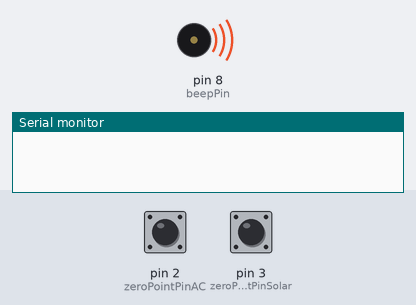
The sketch below on a simulated Arduino Uno, built with avr-gcc and run on an emulated ATmega328P. Parts: buzzer (waves = sounding, pin HIGH), the last lines printed to the serial monitor. The inputs (shaded band) are chosen by the test bench; at power-on: pin 2 (zeroPointPinAC) HIGH, pin 3 (zeroPointPinSolar) HIGH.

Above: at 0.1 s.
At 0.6 s:
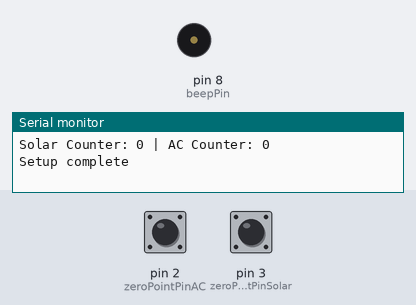
Timing chart, 0 to 2.1 s (numbered marks = the images above):
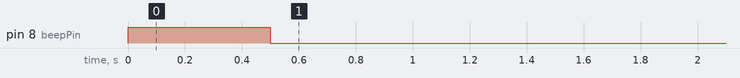

The sketch:

TEST_SPLLONE.ino
```cpp
#include "Arduino.h"

const int pos = 9;  // The PWM output pin for the waveform
const int neg = 11; // Conflict: This pin is used for the beeper in the second code

// Waveform parameters
const float frequency = 50.0;  // Desired frequency in Hz
const float amplitude = 255.0; // Amplitude of the waveform (0-255)
int fr = 73;

const float val[100] = {0.03141, 0.06279, 0.09411, 0.12533, 0.15643, 0.18738, 0.21814, 0.24869, 0.27901, 0.30902,
                         0.33874, 0.36812, 0.39715, 0.42578, 0.45399, 0.48175, 0.50904, 0.53583, 0.56208, 0.58779,
                         0.61291, 0.63742, 0.66131, 0.68455, 0.70711, 0.72897, 0.75011, 0.77051, 0.79016, 0.80902,
                         0.82708, 0.84433, 0.86074, 0.87631, 0.89101, 0.90483, 0.91775, 0.92978, 0.94088, 0.95106,
                         0.96030, 0.96858, 0.97591, 0.98227, 0.98768, 0.99211, 0.99556, 0.99803, 0.99952, 1.00000,
                         0.99952, 0.99803, 0.99556, 0.99211, 0.98768, 0.98227, 0.97591, 0.96858, 0.96030, 0.95106,
                         0.94088, 0.92978, 0.91775, 0.90483, 0.89101, 0.87631, 0.86074, 0.84433, 0.82708, 0.80902,
                         0.79016, 0.77051, 0.75011, 0.72897, 0.70711, 0.68455, 0.66131, 0.63742, 0.61291, 0.58779,
                         0.56208, 0.53583, 0.50904, 0.48175, 0.45399, 0.42578, 0.39715, 0.36812, 0.33874, 0.30902,
                         0.27901, 0.24869, 0.21814, 0.18738, 0.15643, 0.12533, 0.09411, 0.06279, 0.03141, 0.00000};

// Zero-crossing detection pins
#define zeroPointPinSolar 3 // Change this to the appropriate pin for solar zero crossing
#define zeroPointPinAC 2    // Change this to the appropriate AC pin

// Beeper pin
#define beepPin 8 // Using the neg pin for the beeper

volatile unsigned int zpCounterSolar;
volatile unsigned int zpCounterAC;

void setup() {
  Serial.begin(9600);

  // Initialise beeper
  pinMode(beepPin, OUTPUT);
  beep();

  // Initialise zero point counters (100 counts per second)
  zpCounterSolar = 0;
  zpCounterAC = 0;

  // Interrupt on pin for solar zero point threshold
  pinMode(zeroPointPinSolar, INPUT_PULLUP);
  attachInterrupt(digitalPinToInterrupt(zeroPointPinSolar), zeroPointDetectSolar, FALLING);

  // Interrupt on pin for AC zero point threshold
  pinMode(zeroPointPinAC, INPUT_PULLUP);
  attachInterrupt(digitalPinToInterrupt(zeroPointPinAC), zeroPointDetectAC, FALLING);

  // All done
  Serial.println("Setup complete");
}

void loop() {
  // Your combined logic here

  for (int i = 0; i < 100; i++) {
    digitalWrite(neg,LOW);
    int a = 0;
    int tym = int(fr*val[i]);
    int on_tym = fr-tym;
      digitalWrite(pos,LOW);
      delayMicroseconds(on_tym);
      digitalWrite(pos,HIGH);
      delayMicroseconds(int(tym));
      a++;
  }

  for (int i = 0; i < 100; i++) {
    digitalWrite(pos,LOW);
    int a = 0;
    int tym = int(fr*val[i]);
    int on_tym = fr-tym;
      digitalWrite(neg,LOW);
      delayMicroseconds(on_tym);
      digitalWrite(neg,HIGH);
      delayMicroseconds(int(tym));
      a++;
  }

  // If we have exactly 1 second's worth of counters for either solar or AC
  // then beep and reset counters
  if (zpCounterSolar > 99 || zpCounterAC > 99) {
    zpCounterSolar = 0;
    zpCounterAC = 0;
    beep();
  }
}

void zeroPointDetectSolar() {
  // Update solar zero crossing counter
  zpCounterSolar++;
}

void zeroPointDetectAC() {
  // Update AC zero crossing counter
  zpCounterAC++;
}

void beep() {
  digitalWrite(beepPin, HIGH);
  delay(500);
  digitalWrite(beepPin, LOW);

  Serial.println("Solar Counter: " + String(zpCounterSolar) + " | AC Counter: " + String(zpCounterAC));
}
```
